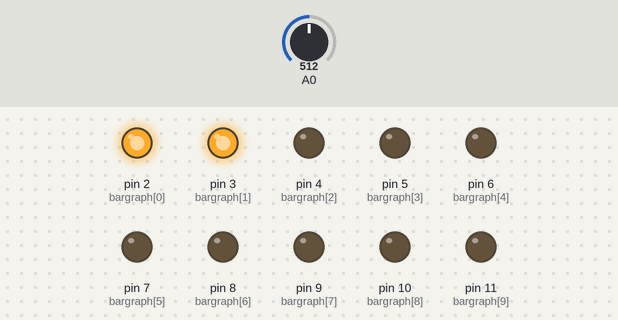
Bench run of a sketch on a simulated Arduino Uno, built with avr-gcc and run on an emulated ATmega328P. Parts: output pins drawn as LEDs (lit = HIGH). Inputs (shaded band) come from the test bench; at power-on: A0 = 512. What the sketch prints to the serial monitor is not drawn.

Above: at 1.2 s.
1.3 s: A0 set to 716
At 2.4 s:
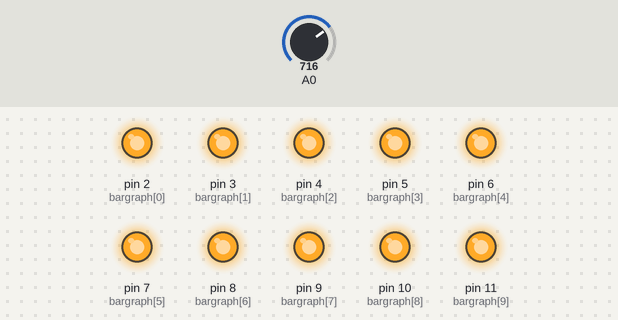
2.8 s: A0 set to 511
At 3.8 s:
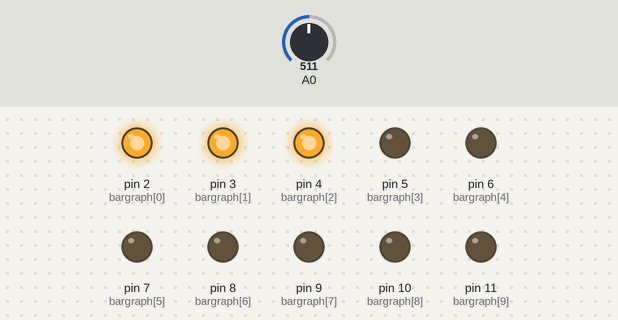
4.3 s: A0 set to 306
At 5.5 s:
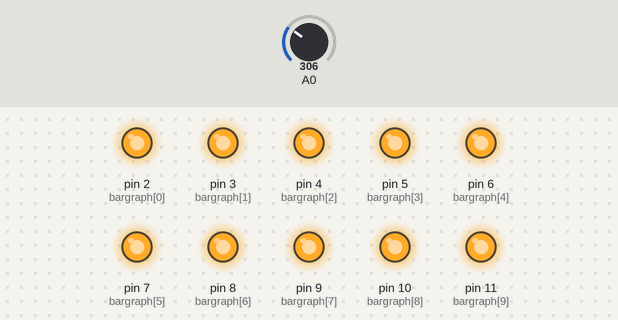
5.8 s: A0 set to 526
At 6.3 s:
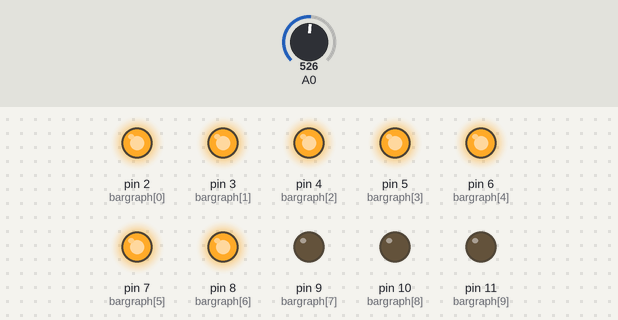
7.3 s: A0 set to 900
At 8.5 s:
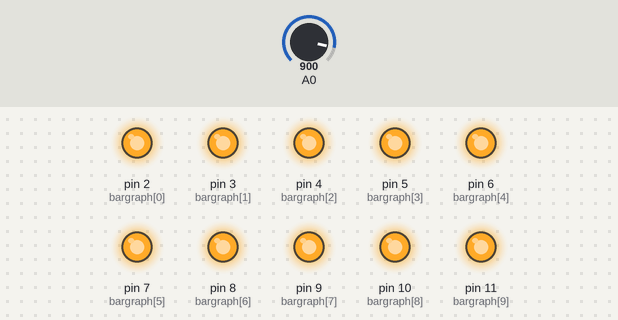
Timing chart, 0 to 9.8 s (numbered marks = the images above; inputs shaded):
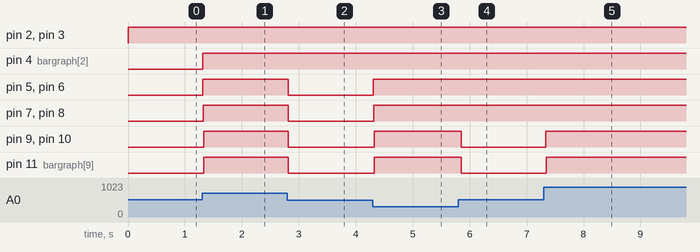

The sketch:

Sound_Bar.ino
```cpp
int bargraph[] = {2, 3, 4, 5, 6, 7, 8, 9, 10, 11};

int threshold = 516; //514
int sensor_value = 0;
int abs_value = 0;
int ledCount = 10;

void setup() {
  // put your setup code here, to run once:
  for (int i = 2; i <= 11; i++){
    pinMode(i, OUTPUT);
  }

  Serial.begin(9600);

  for (int i = 2; i <= 11; i++){
    digitalWrite(i, LOW);
  }
}

void loop() {
  // put your main code here, to run repeatedly:
  sensor_value = analogRead(A0);

  abs_value = abs(sensor_value - threshold);

  int ledLevel = map(abs_value, 0, (530 - threshold), 0, ledCount); //530 is true, before it was 1024

  for (int i = 0; i < ledCount; i++) {

    // if the array element's index is less than ledLevel,
    // turn the pin for this element on:
    if (i < ledLevel) {
      digitalWrite(bargraph[i], HIGH);
      Serial.println(i);
    }

    // turn off all pins higher than the ledLevel:
    else{
      digitalWrite(bargraph[i], LOW);
    }
  }
}
```

Measured:
- after the input at 1.3 s, pin 4 (bargraph[2]), pin 5 (bargraph[3]), pin 6 (bargraph[4]), pin 7 (bargraph[5]), pin 8 (bargraph[6]), pin 9 (bargraph[7]), pin 10 (bargraph[8]), pin 11 (bargraph[9]): LOW → HIGH at once
- after the input at 2.8 s, pin 5 (bargraph[3]), pin 6 (bargraph[4]), pin 7 (bargraph[5]), pin 8 (bargraph[6]), pin 9 (bargraph[7]), pin 10 (bargraph[8]), pin 11 (bargraph[9]): HIGH → LOW at once
- after the input at 4.3 s, pin 5 (bargraph[3]), pin 6 (bargraph[4]), pin 7 (bargraph[5]), pin 8 (bargraph[6]), pin 9 (bargraph[7]), pin 10 (bargraph[8]), pin 11 (bargraph[9]): LOW → HIGH at once
- after the input at 5.8 s, pin 9 (bargraph[7]), pin 10 (bargraph[8]), pin 11 (bargraph[9]): HIGH → LOW after 0.05 s
- after the input at 7.3 s, pin 9 (bargraph[7]), pin 10 (bargraph[8]), pin 11 (bargraph[9]): LOW → HIGH at once
